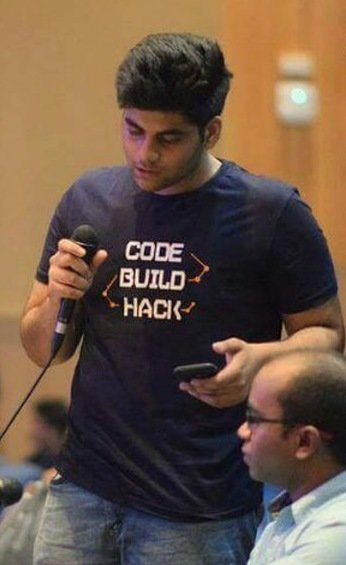
#> input picture Unsupervised Learning/K-means/image-compression/new.jpg, 346 x 565 px
$ python image.py   (Python 2 division)   (older library calls are emulated)
#> lines starting #> are read from the running program, lines starting #| are printed output that depends on the picture
##############################################################################################
#                                                                                            #
#  A kmean image quantisation model which compresses the images but in not lossless          #
#                                                                                            #
##############################################################################################


import numpy as np
import matplotlib.pyplot as plt
from sklearn.cluster import KMeans
from sklearn.utils import shuffle
import mahotas as mh
import png

#read and flatten image

original_img = np.array(mh.imread('new.jpg'),dtype=np.float64)/255
original_dimensions = tuple(original_img.shape)
#> original_dimensions = (565, 346, 3)
width,height,depth = tuple(original_img.shape)
#> width = 565; height = 346; depth = 3
image_flattened = np.reshape(original_img,(width*height,depth))


# print original_img
print original_img[0]
#> (printed output is left out)
print len(original_img[0])
#| 346
print original_dimensions
#| (565, 346, 3)
print width,height,depth
#| 565 346 3

#randomly pcked 1000 colors
image_array_sample = shuffle(image_flattened,random_state=0)[:1000]
#> image_array_sample = 1000 rows, first 8: [0.788, 0.522, 0.275], [0.604, 0.416, 0.275], [0.682, 0.537, 0.361], [0.129, 0.102, 0.0627], [0.243, 0.224, 0.208], [0.122, 0.0902, 0.149], [0.702, 0.545, 0.341], [0.608, 0.533, 0.549]


estimator = KMeans(n_clusters=64,random_state=0)
estimator.fit(image_array_sample)

cluster_assignments = estimator.predict(image_flattened)
# print cluster_assignments[:10000]

compressed_palette = estimator.cluster_centers_
compressed_img = np.zeros((width,height,compressed_palette.shape[1]))

# print len(compressed_palette)
# print compressed_img

label_idx = 0

for i in range(width):
    for j in range(height):
        compressed_img[i][j] =compressed_palette[cluster_assignments[label_idx]]
        label_idx+=1
#> after the loop, label_idx = 195490

# print compressed_img*255
# png.from_array(compressed_img, 'L').save("small_smiley.png")
plt.subplot(122)
plt.title('orignal image')
plt.imshow(original_img)
plt.axis('off')
plt.subplot(121)
plt.title('compressed')
plt.imshow(compressed_img)
plt.axis('off')
plt.show()
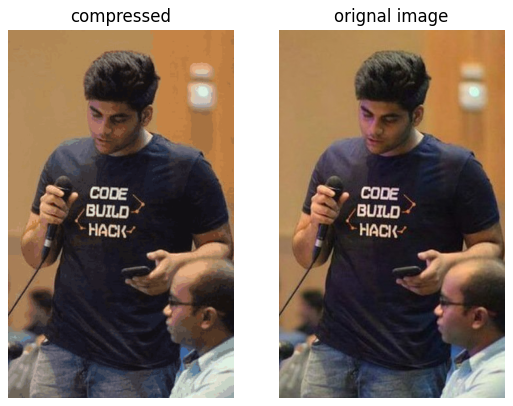
#> figure drawn by matplotlib, 2 panels
